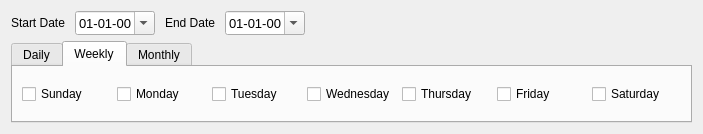
<?xml version="1.0" encoding="UTF-8"?>
<ui version="4.0">
 <class>GetSchedule</class>
 <widget class="QWidget" name="GetSchedule">
  <property name="geometry">
   <rect>
    <x>0</x>
    <y>0</y>
    <width>703</width>
    <height>134</height>
   </rect>
  </property>
  <property name="windowTitle">
   <string>Form</string>
  </property>
  <layout class="QVBoxLayout" name="verticalLayout">
   <item>
    <layout class="QHBoxLayout" name="horizontalLayout">
     <property name="spacing">
      <number>10</number>
     </property>
     <item>
      <widget class="QLabel" name="label">
       <property name="text">
        <string>Start Date</string>
       </property>
      </widget>
     </item>
     <item>
      <widget class="QDateEdit" name="fromDateEdit">
       <property name="minimumSize">
        <size>
         <width>80</width>
         <height>0</height>
        </size>
       </property>
       <property name="font">
        <font>
         <pointsize>10</pointsize>
        </font>
       </property>
       <property name="displayFormat">
        <string>dd-MM-yy</string>
       </property>
       <property name="calendarPopup">
        <bool>true</bool>
       </property>
      </widget>
     </item>
     <item>
      <widget class="QLabel" name="label_2">
       <property name="text">
        <string>End Date</string>
       </property>
      </widget>
     </item>
     <item>
      <widget class="QDateEdit" name="toDateEdit">
       <property name="minimumSize">
        <size>
         <width>80</width>
         <height>0</height>
        </size>
       </property>
       <property name="font">
        <font>
         <pointsize>10</pointsize>
        </font>
       </property>
       <property name="displayFormat">
        <string>dd-MM-yy</string>
       </property>
       <property name="calendarPopup">
        <bool>true</bool>
       </property>
      </widget>
     </item>
     <item>
      <spacer name="horizontalSpacer">
       <property name="orientation">
        <enum>Qt::Horizontal</enum>
       </property>
       <property name="sizeHint" stdset="0">
        <size>
         <width>40</width>
         <height>20</height>
        </size>
       </property>
      </spacer>
     </item>
    </layout>
   </item>
   <item>
    <widget class="QTabWidget" name="tabWidget">
     <property name="currentIndex">
      <number>1</number>
     </property>
     <widget class="QWidget" name="tab">
      <attribute name="title">
       <string>Daily</string>
      </attribute>
      <layout class="QVBoxLayout" name="verticalLayout_3">
       <item>
        <layout class="QVBoxLayout" name="dailyLay"/>
       </item>
      </layout>
     </widget>
     <widget class="QWidget" name="tab_2">
      <attribute name="title">
       <string>Weekly</string>
      </attribute>
      <layout class="QVBoxLayout" name="verticalLayout_5">
       <item>
        <layout class="QVBoxLayout" name="weeklyLay">
         <item>
          <layout class="QHBoxLayout" name="horizontalLayout_2">
           <item>
            <widget class="QCheckBox" name="sundayCheck">
             <property name="text">
              <string>Sunday</string>
             </property>
            </widget>
           </item>
           <item>
            <widget class="QCheckBox" name="checkBox_5">
             <property name="text">
              <string>Monday</string>
             </property>
            </widget>
           </item>
           <item>
            <widget class="QCheckBox" name="checkBox_7">
             <property name="text">
              <string>Tuesday</string>
             </property>
            </widget>
           </item>
           <item>
            <widget class="QCheckBox" name="checkBox_6">
             <property name="text">
              <string>Wednesday</string>
             </property>
            </widget>
           </item>
           <item>
            <widget class="QCheckBox" name="checkBox_4">
             <property name="text">
              <string>Thursday</string>
             </property>
            </widget>
           </item>
           <item>
            <widget class="QCheckBox" name="checkBox_3">
             <property name="text">
              <string>Friday</string>
             </property>
            </widget>
           </item>
           <item>
            <widget class="QCheckBox" name="checkBox">
             <property name="text">
              <string>Saturday</string>
             </property>
            </widget>
           </item>
          </layout>
         </item>
        </layout>
       </item>
      </layout>
     </widget>
     <widget class="QWidget" name="tab_3">
      <attribute name="title">
       <string>Monthly</string>
      </attribute>
      <layout class="QVBoxLayout" name="verticalLayout_7">
       <item>
        <layout class="QVBoxLayout" name="monthlyLay"/>
       </item>
      </layout>
     </widget>
    </widget>
   </item>
  </layout>
 </widget>
 <resources/>
 <connections/>
</ui>
